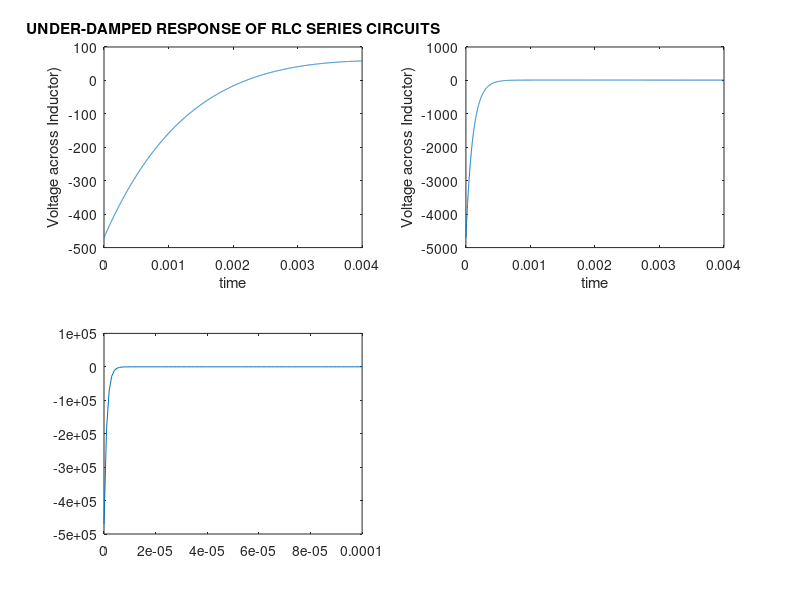

Source code (MATLAB):
subplot(221)
t=0:0.001e-3:0.004;
y=524.9.*exp(-324.8.*t)-994.9.*exp(-615.2.*t);
plot(t,y)
xlabel('time');
ylabel('Voltage across Inductor)');
title('UNDER-DAMPED RESPONSE OF RLC SERIES CIRCUITS')
hold on
subplot(222)
t=0:0.001e-3:0.004;
y=10.71.*exp(-21.32.*t) - 4711.*exp(-9379.*t);
plot(t,y)
xlabel('time');
ylabel('Voltage across Inductor)');
hold on
subplot(223)
t=0:0.001e-3:1e-4;
y=5.*exp(-10.*t)-470000.*exp(-939999.*t);
plot(t,y)